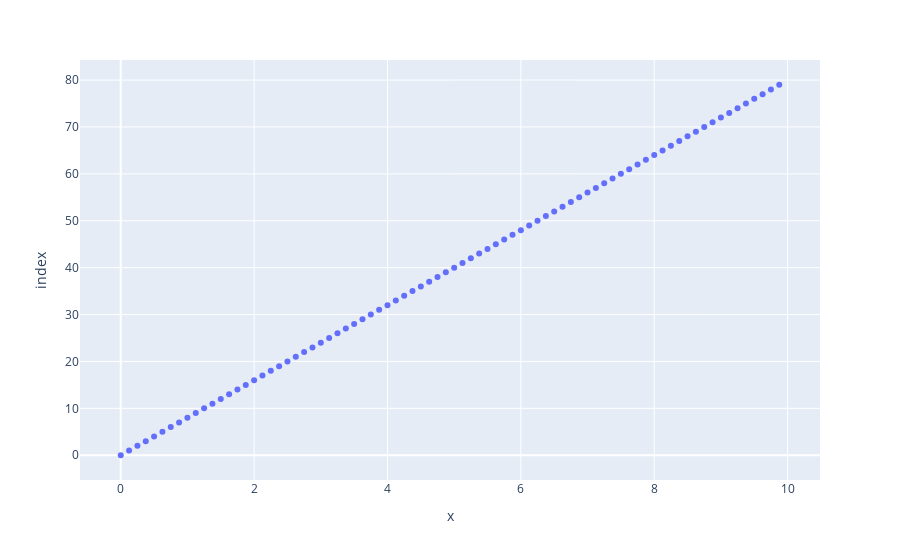

The cell this chart's notebook holds for it:
### Code cell


### Figure 1 — Plotly figure (JSON) as saved in the notebook; plotly's stock layout.template omitted (floating-point values rounded to 4 significant figures)
{"data": [{"hovertemplate": "x=%{x}<br>index=%{y}<extra></extra>", "legendgroup": "", "marker": {"color": "#636efa", "symbol": "circle"}, "mode": "markers", "name": "", "orientation": "h", "showlegend": false, "type": "scatter", "x": [0, 0.125, 0.25, 0.375, 0.5, 0.625, 0.75, 0.875, 1, 1.125, 1.25, 1.375, 1.5, 1.625, 1.75, 1.875, 2, 2.125, 2.25, 2.375, 2.5, 2.625, 2.75, 2.875, 3, 3.125, 3.25, 3.375, 3.5, 3.625, 3.75, 3.875, 4, 4.125, 4.25, 4.375, 4.5, 4.625, 4.75, 4.875, 5, 5.125, 5.25, 5.375, 5.5, 5.625, 5.75, 5.875, 6, 6.125, 6.25, 6.375, 6.5, 6.625, 6.75, 6.875, 7, 7.125, 7.25, 7.375, 7.5, 7.625, 7.75, 7.875, 8, 8.125, 8.25, 8.375, 8.5, 8.625, 8.75, 8.875, 9, 9.125, 9.25, 9.375, 9.5, 9.625, 9.75, 9.875], "xaxis": "x", "y": [0, 1, 2, 3, 4, 5, 6, 7, 8, 9, 10, 11, 12, 13, 14, 15, 16, 17, 18, 19, 20, 21, 22, 23, 24, 25, 26, 27, 28, 29, 30, 31, 32, 33, 34, 35, 36, 37, 38, 39, 40, 41, 42, 43, 44, 45, 46, 47, 48, 49, 50, 51, 52, 53, 54, 55, 56, 57, 58, 59, 60, 61, 62, 63, 64, 65, 66, 67, 68, 69, 70, 71, 72, 73, 74, 75, 76, 77, 78, 79], "yaxis": "y"}], "layout": {"legend": {"tracegroupgap": 0}, "margin": {"t": 60}, "xaxis": {"anchor": "y", "domain": [0, 1], "title": {"text": "x"}}, "yaxis": {"anchor": "x", "domain": [0, 1], "title": {"text": "index"}}}}
